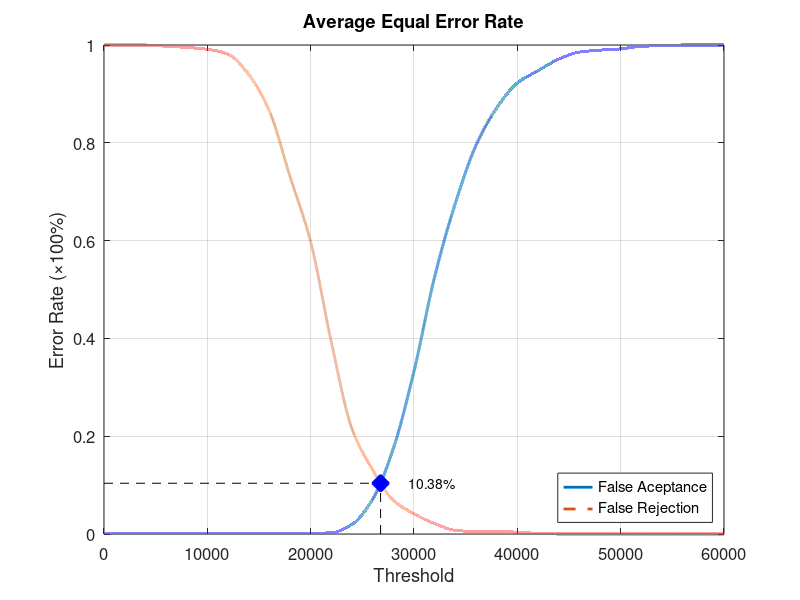
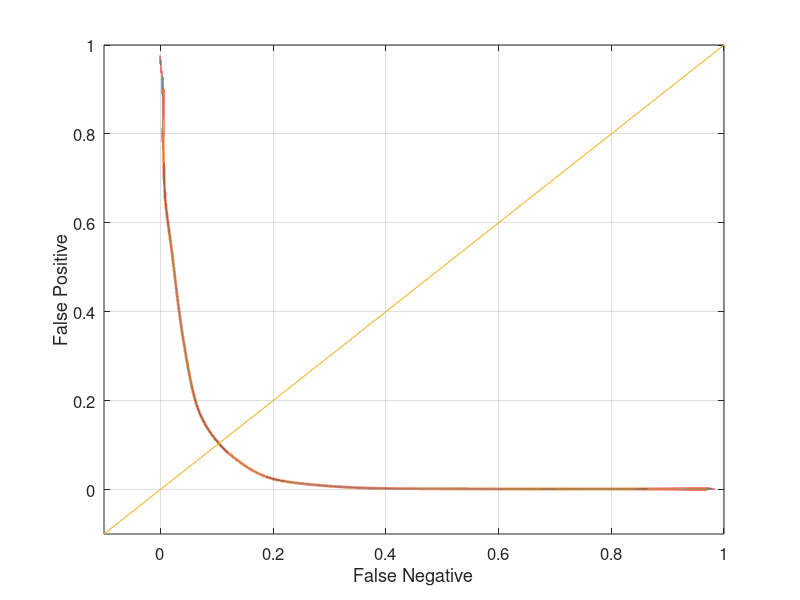

These figures' MATLAB source, in order:
function yEER = Experiment2Average
close all;
clear;
clc;
x = 0:2000:60000;
xq = 0:0.5:60000;

y0 = [0 0.00131579 0.00131579 0.00131579 0.00131579 0.00131579 0.00131579 0.00131579 0.00131579 0.00131579 0.00131579 0.00263158 0.0197368 0.0710526 0.175 0.332895 0.526316 0.676316 0.794737 0.871053 0.922368 0.947368 0.971053 0.985526 0.989474 0.992105 0.997368 0.998684 1 1 1];
yy0 = interp1(x, y0, xq, 'pchip');
y1 = [1 1 1 0.9975 0.995 0.99125 0.98125 0.94 0.865 0.73125 0.5975 0.3925 0.215 0.13125 0.06875 0.04125 0.02125 0.0075 0.005 0.005 0.00375 0.00125 0 0 0 0 0 0 0 0 0];
yy1 = interp1(x, y1, xq, 'pchip');

% Calculating EER: 
y2 = abs(y0 - y1);
find(y2 == min(y2))
yy2 = abs(yy0 - yy1);
xEER = find(yy2 == min(yy2));
xEERIndex = xq(xEER) % X-axis EER
yEER = yy0(xEER) % Y-axis EER

main = figure
plot(xq, yy0,'-','LineWidth', 2);	hold on
plot(xq, yy1,'--','LineWidth', 2);	hold on
plot([xEERIndex xEERIndex], [0 yEER], 'k--');	hold on
plot([0 xEERIndex], [yEER yEER], 'k--');	hold on
plot(xEERIndex, yEER, 'bx', 'LineWidth', 10);	hold on
text(xEERIndex + 10 * xEERIndex / 100, yEER, [num2str(round((10000 * yEER)) / 100) '%'])
legend('False Aceptance', 'False Rejection', 'Location', 'SouthEast')
xlabel('Threshold')
ylabel('Error Rate (\times100%)')
title('Average Equal Error Rate')
set(gca, 'FontSize', 12)
axis([0 60000 0 1])
grid on

print(main, 'Experiment2AverageMain', '-dpng');
FNRxFPR = figure('Color', [1 1 1]);
plot(yy1, yy0, '-', yy1, yy0, 'LineWidth', 2);
hold on
y = -0.1:0.1:1
plot(y, y); 
set(gca, 'FontSize', 12)
xlabel('False Negative')
ylabel('False Positive')
axis([-0.1 1 -0.1 1])
set(gca, 'FontSize', 12)
grid on

print(FNRxFPR, 'Experiment2AverageFNRxFPR','-dpng');
end
